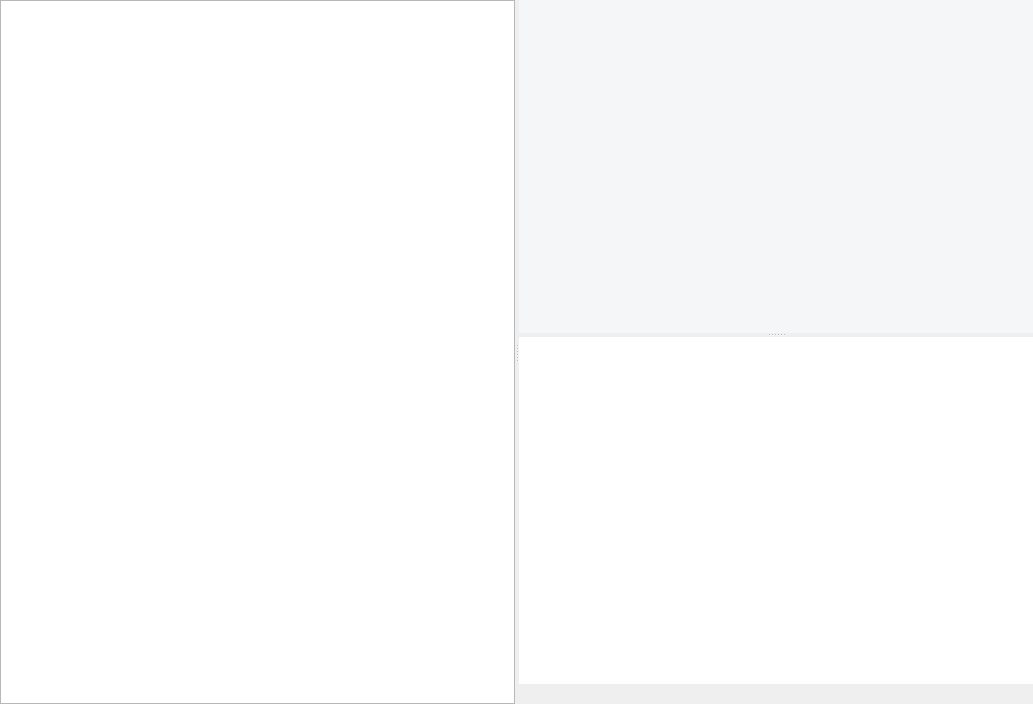
<?xml version="1.0" encoding="UTF-8"?>
<ui version="4.0">
 <class>MainWindow</class>
 <widget class="QMainWindow" name="MainWindow">
  <property name="geometry">
   <rect>
    <x>0</x>
    <y>0</y>
    <width>1033</width>
    <height>704</height>
   </rect>
  </property>
  <property name="minimumSize">
   <size>
    <width>800</width>
    <height>413</height>
   </size>
  </property>
  <property name="windowTitle">
   <string>Chaty</string>
  </property>
  <property name="windowIcon">
   <iconset resource="src.qrc">
    <normaloff>:/chaty.ico</normaloff>:/chaty.ico</iconset>
  </property>
  <property name="styleSheet">
   <string notr="true">QMainWindow{
	background-color: rgb(255, 255, 255);
}
font: 9pt &quot;Arial&quot;;</string>
  </property>
  <widget class="QWidget" name="centralwidget">
   <layout class="QHBoxLayout" name="horizontalLayout_4">
    <property name="spacing">
     <number>0</number>
    </property>
    <property name="leftMargin">
     <number>0</number>
    </property>
    <property name="topMargin">
     <number>0</number>
    </property>
    <property name="rightMargin">
     <number>0</number>
    </property>
    <property name="bottomMargin">
     <number>0</number>
    </property>
    <item>
     <widget class="QSplitter" name="list_splitter">
      <property name="orientation">
       <enum>Qt::Horizontal</enum>
      </property>
      <property name="childrenCollapsible">
       <bool>false</bool>
      </property>
      <widget class="QListWidget" name="listWidget">
       <property name="sizePolicy">
        <sizepolicy hsizetype="Minimum" vsizetype="Expanding">
         <horstretch>0</horstretch>
         <verstretch>0</verstretch>
        </sizepolicy>
       </property>
       <property name="styleSheet">
        <string notr="true"/>
       </property>
      </widget>
      <widget class="QSplitter" name="input_splitter">
       <property name="sizePolicy">
        <sizepolicy hsizetype="Maximum" vsizetype="Expanding">
         <horstretch>0</horstretch>
         <verstretch>0</verstretch>
        </sizepolicy>
       </property>
       <property name="orientation">
        <enum>Qt::Vertical</enum>
       </property>
       <property name="childrenCollapsible">
        <bool>false</bool>
       </property>
       <widget class="QTextBrowser" name="textBrowser">
        <property name="sizePolicy">
         <sizepolicy hsizetype="Expanding" vsizetype="Expanding">
          <horstretch>0</horstretch>
          <verstretch>0</verstretch>
         </sizepolicy>
        </property>
        <property name="styleSheet">
         <string notr="true">QWidget{
	color:rgb(150,0,150);
	font:12pt &quot;Arial Black&quot;;
    background-color:#F5F6F7;
	font-family: Source Sans Pro; 
    font-weight: bold; 
	border:none;
}
</string>
        </property>
        <property name="html">
         <string>&lt;!DOCTYPE HTML PUBLIC &quot;-//W3C//DTD HTML 4.0//EN&quot; &quot;http://www.w3.org/TR/REC-html40/strict.dtd&quot;&gt;
&lt;html&gt;&lt;head&gt;&lt;meta name=&quot;qrichtext&quot; content=&quot;1&quot; /&gt;&lt;style type=&quot;text/css&quot;&gt;
p, li { white-space: pre-wrap; }
&lt;/style&gt;&lt;/head&gt;&lt;body style=&quot; font-family:'Source Sans Pro'; font-size:12pt; font-weight:600; font-style:normal;&quot;&gt;
&lt;p style=&quot;-qt-paragraph-type:empty; margin-top:0px; margin-bottom:0px; margin-left:0px; margin-right:0px; -qt-block-indent:0; text-indent:0px; font-family:'SimSun'; font-size:15pt; font-weight:400;&quot;&gt;&lt;br /&gt;&lt;/p&gt;&lt;/body&gt;&lt;/html&gt;</string>
        </property>
       </widget>
       <widget class="QWidget" name="layoutWidget">
        <layout class="QVBoxLayout" name="verticalLayout">
         <property name="spacing">
          <number>0</number>
         </property>
         <property name="sizeConstraint">
          <enum>QLayout::SetMinimumSize</enum>
         </property>
         <item>
          <widget class="QTextEdit" name="textEdit">
           <property name="sizePolicy">
            <sizepolicy hsizetype="Expanding" vsizetype="Expanding">
             <horstretch>0</horstretch>
             <verstretch>0</verstretch>
            </sizepolicy>
           </property>
           <property name="font">
            <font>
             <family>Source Sans Pro</family>
             <pointsize>12</pointsize>
             <weight>75</weight>
             <italic>false</italic>
             <bold>true</bold>
            </font>
           </property>
           <property name="styleSheet">
            <string notr="true">QTextEdit{
	color:rgb(150,0,150);
	font:12pt &quot;Arial Black&quot;;
	font-family: Source Sans Pro; 
    font-weight: bold; 
	border:none;
}
</string>
           </property>
          </widget>
         </item>
         <item>
          <layout class="QHBoxLayout" name="horizontalLayout_3">
           <property name="sizeConstraint">
            <enum>QLayout::SetMinimumSize</enum>
           </property>
           <item>
            <spacer name="horizontalSpacer">
             <property name="orientation">
              <enum>Qt::Horizontal</enum>
             </property>
             <property name="sizeHint" stdset="0">
              <size>
               <width>40</width>
               <height>20</height>
              </size>
             </property>
            </spacer>
           </item>
          </layout>
         </item>
        </layout>
       </widget>
      </widget>
     </widget>
    </item>
   </layout>
  </widget>
 </widget>
 <resources>
  <include location="src.qrc"/>
 </resources>
 <connections/>
</ui>
